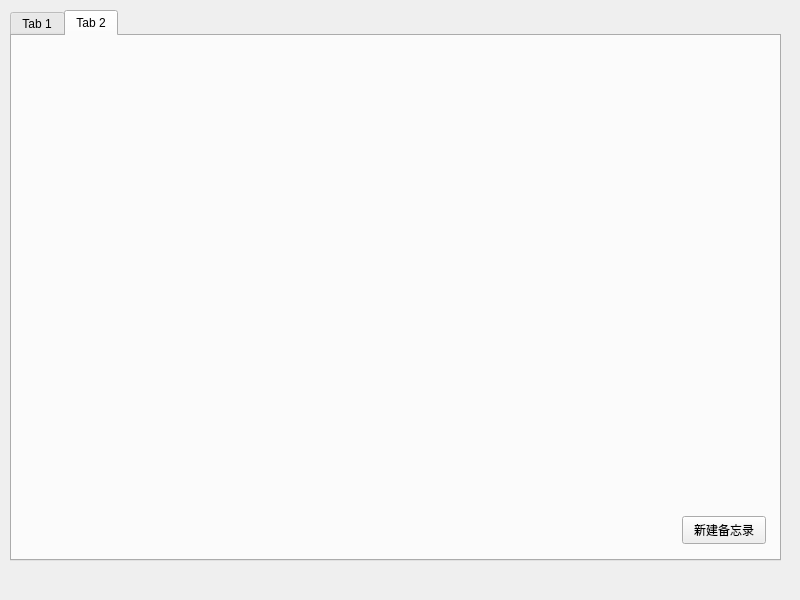
<?xml version="1.0" encoding="UTF-8"?>
<ui version="4.0">
 <class>Widget</class>
 <widget class="QWidget" name="Widget">
  <property name="geometry">
   <rect>
    <x>0</x>
    <y>0</y>
    <width>800</width>
    <height>600</height>
   </rect>
  </property>
  <property name="windowTitle">
   <string>Widget</string>
  </property>
  <widget class="QTabWidget" name="tabWidget">
   <property name="geometry">
    <rect>
     <x>10</x>
     <y>10</y>
     <width>771</width>
     <height>551</height>
    </rect>
   </property>
   <property name="currentIndex">
    <number>1</number>
   </property>
   <widget class="QWidget" name="tab">
    <attribute name="title">
     <string>Tab 1</string>
    </attribute>
    <widget class="QWidget" name="layoutWidget">
     <property name="geometry">
      <rect>
       <x>10</x>
       <y>10</y>
       <width>741</width>
       <height>481</height>
      </rect>
     </property>
     <layout class="QVBoxLayout" name="verticalLayout">
      <property name="spacing">
       <number>0</number>
      </property>
      <item>
       <widget class="QTextEdit" name="textEdit"/>
      </item>
      <item>
       <layout class="QHBoxLayout" name="horizontalLayout">
        <property name="spacing">
         <number>0</number>
        </property>
        <item>
         <widget class="QPushButton" name="pushButton">
          <property name="text">
           <string>打开</string>
          </property>
         </widget>
        </item>
        <item>
         <widget class="QPushButton" name="pushButton_2">
          <property name="text">
           <string>关闭</string>
          </property>
         </widget>
        </item>
       </layout>
      </item>
     </layout>
    </widget>
   </widget>
   <widget class="QWidget" name="tab_2">
    <attribute name="title">
     <string>Tab 2</string>
    </attribute>
    <widget class="QPushButton" name="pushButton_3">
     <property name="geometry">
      <rect>
       <x>670</x>
       <y>480</y>
       <width>84</width>
       <height>28</height>
      </rect>
     </property>
     <property name="text">
      <string>新建备忘录</string>
     </property>
    </widget>
   </widget>
  </widget>
 </widget>
 <resources/>
 <connections/>
</ui>
